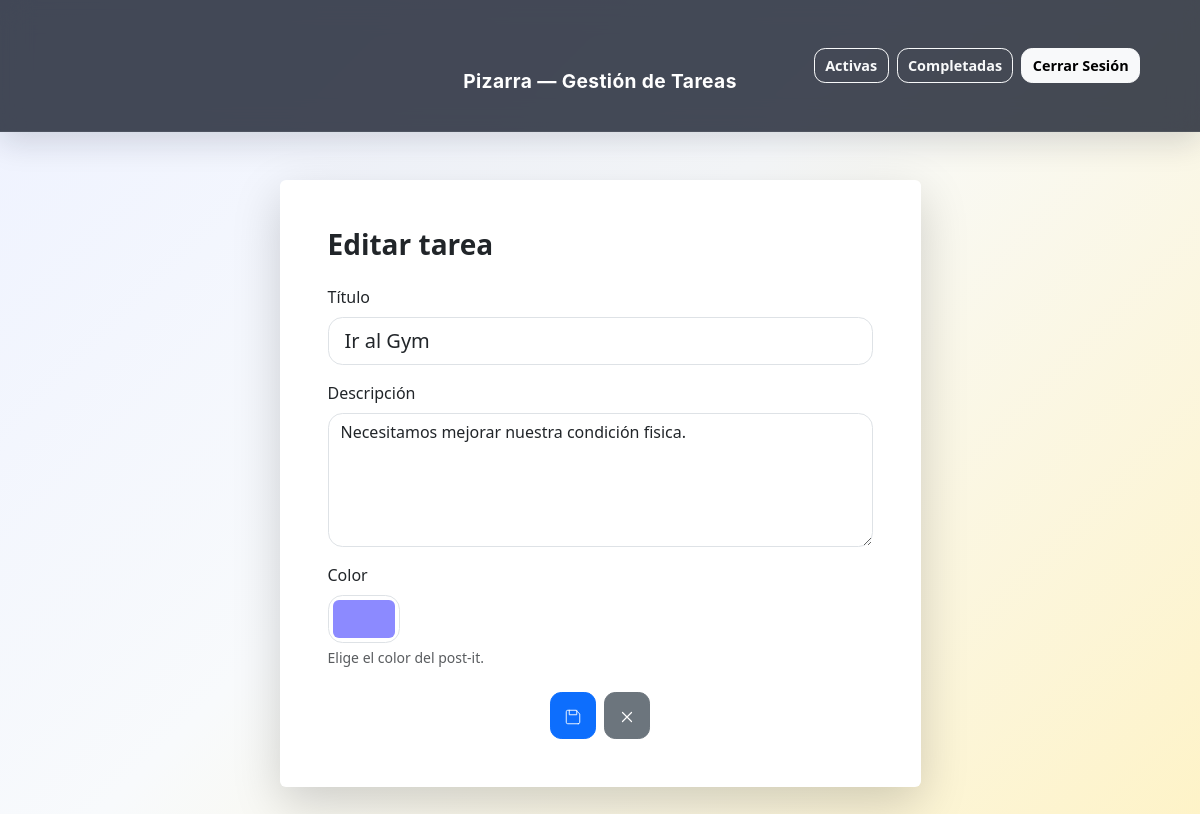
The page /task/16/edit/ (signed in) on the database its author committed.
### tareas/models.py (models this page shows, shortened)
class Task(models.Model):
    class Status(models.TextChoices):
        PENDING = 'pending', 'Pendiente'
        COMPLETED = 'completed', 'Completada'
    user = models.ForeignKey(settings.AUTH_USER_MODEL, on_delete=models.CASCADE, related_name='tasks')
    title = models.CharField(max_length=120)
    description = models.TextField(blank=True)
    color = models.CharField(max_length=7, default='#ffeaa7')
    status = models.CharField(max_length=20, choices=Status.choices, default=Status.PENDING)
    created_at = models.DateTimeField(auto_now_add=True)
    completed_at = models.DateTimeField(null=True, blank=True)
    class Meta:
        ordering = ['-created_at']

### tareas/views.py (the view)
# urls.py: path('task/<int:pk>/edit/', views.task_update, name='task_update'),
@login_required
def task_update(request, pk):
    task = get_object_or_404(Task, pk=pk, user=request.user)
    if task.status == Task.Status.COMPLETED:
        messages.info(request, 'Las tareas completadas no se pueden editar.')
        return redirect('completed')
    form = TaskForm(request.POST or None, instance=task)
    if request.method == 'POST' and form.is_valid():
        form.save()
        messages.success(request, 'Tarea actualizada.')
        return redirect('dashboard' if task.status == Task.Status.PENDING else 'completed')
    return render(request, 'task_form.html', {'form': form, 'title': 'Editar tarea', 'action': 'Guardar cambios', 'back_url': 'completed' if task.status == Task.Status.COMPLETED else 'dashboard'})

### tareas/forms.py (shortened to what this page needs)
class TaskForm(forms.ModelForm):
    class Meta:
        model = Task
        fields = ('title', 'description', 'color')
        widgets = {
            'title': forms.TextInput(attrs={'class': 'form-control form-control-lg', 'placeholder': 'Título de la tarea'}),
            'description': forms.Textarea(attrs={'class': 'form-control', 'rows': 5, 'placeholder': 'Describe la tarea'}),
            'color': forms.TextInput(attrs={'type': 'color', 'class': 'form-control form-control-color'}),
        }

### templates/task_form.html (shortened to what this page needs)
{% extends 'base.html' %}
{% block content %}
<div class="row justify-content-center">
  <div class="col-12 col-lg-8 col-xl-7">
    <div class="card border-0 shadow-lg">
      <div class="card-body p-4 p-md-5">
        <h1 class="h3 fw-bold mb-4">{{ title }}</h1>
        <form method="post">
          <div class="mb-3">
            <label class="form-label">Título</label>
            {{ form.title }}
          </div>
          <div class="mb-3">
            <label class="form-label">Descripción</label>
            {{ form.description }}
          </div>
          <div class="mb-4">
            <label class="form-label d-block">Color</label>
            {{ form.color }}
            <div class="form-text">Elige el color del post-it.</div>
          </div>
          <div class="d-flex justify-content-center gap-2">
            <button type="submit" class="btn btn-primary btn-lg app-btn" aria-label="Guardar">
                          <svg xmlns="http://www.w3.org/2000/svg" width="18" height="18" viewBox="0 0 24 24" fill="none" aria-hidden="true"><path d="M19 21H5a2 2 0 0 1-2-2V5a2 2 0 0 1 2-2h11l5 5v11a2 2 0 0 1-2 2zM17 3v6H7V3" stroke="#fff" stroke-width="1.2" stroke-linecap="round" stroke-linejoin="round"/></svg>
            </button>
            <a class="btn btn-secondary btn-lg app-btn" href="{% url back_url %}" aria-label="Cancelar">
                          <svg xmlns="http://www.w3.org/2000/svg" width="18" height="18" viewBox="0 0 24 24" fill="none" aria-hidden="true"><path d="M6 6l12 12M6 18L18 6" stroke="currentColor" stroke-width="1.6" stroke-linecap="round" stroke-linejoin="round"/></svg>
            </a>
          </div>
        </form>
      </div>
    </div>
  </div>
</div>
{% endblock %}

### static/css/style.css (style rules this page uses)
:root { --board-bg: linear-gradient(135deg, #eef2ff 0%, #f8fafc 45%, #fef3c7 100%); }
body { min-height: 100vh; background: var(--board-bg); color: #1f2937; }
.auth-form .form-control, .auth-form .form-control:focus, .card .form-control, .card .form-control:focus { border-radius: 0.9rem; box-shadow: none; }
input[type="color"].form-control-color { width: 4.5rem; height: 3rem; padding: .25rem; }
.app-btn { border-radius: .7rem; padding:.45rem .8rem; font-weight:600; transition: transform .06s ease, box-shadow .12s ease; }
.app-btn { border-radius: .7rem; padding:.45rem .8rem; font-weight:600; }

### rows shown on the page
Task: title "Ir al Gym", description "Necesitamos mejorar nuestra condición fisica.", color "#8c8aff"

### other values the page prints
{{ title }} "Editar tarea"
